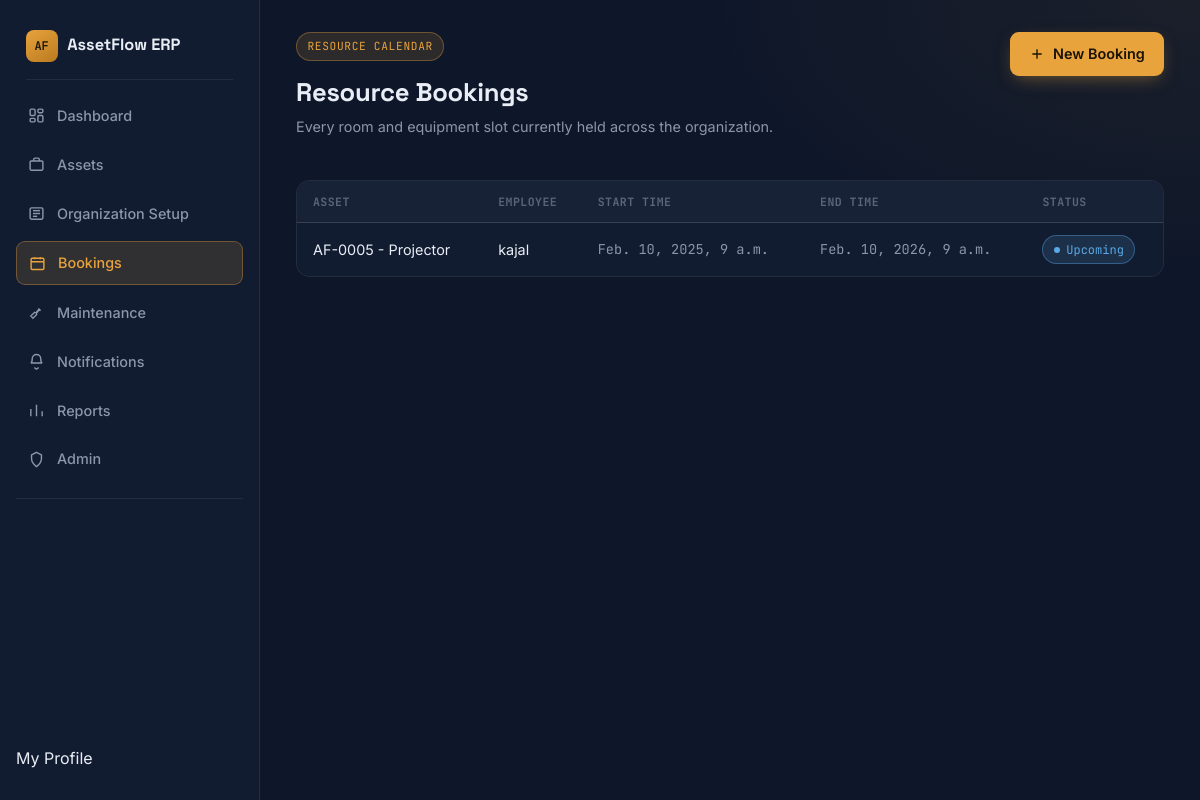
The app's page /bookings/, older data.
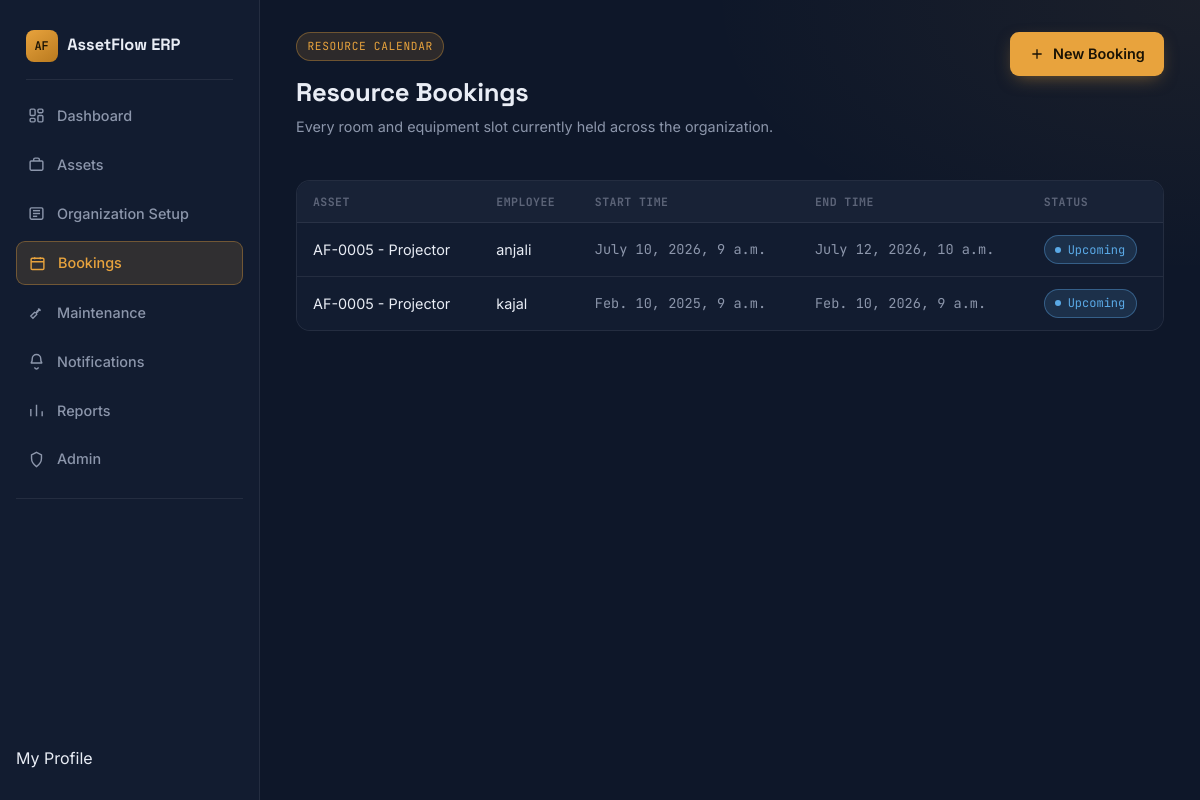
The same page, newer data.
### bookings/models.py (models this page shows, shortened)
class ResourceBooking(models.Model):
    STATUS_CHOICES = [
        ("Upcoming", "Upcoming"),
        ("Ongoing", "Ongoing"),
        ("Completed", "Completed"),
        ("Cancelled", "Cancelled"),
    ]
    asset = models.ForeignKey(
        Asset,
        on_delete=models.CASCADE
    )
    employee = models.ForeignKey(
        User,
        on_delete=models.CASCADE
    )
    start_time = models.DateTimeField()
    end_time = models.DateTimeField()
    purpose = models.TextField()
    status = models.CharField(
        max_length=20,
        choices=STATUS_CHOICES,
        default="Upcoming"
    )
    created_at = models.DateTimeField(auto_now_add=True)

### assets/models.py (models this page shows, shortened)
class Asset(models.Model):
    STATUS_CHOICES = [
        ("Available", "Available"),
        ("Allocated", "Allocated"),
        ("Reserved", "Reserved"),
        ("Under Maintenance", "Under Maintenance"),
        ("Lost", "Lost"),
        ("Retired", "Retired"),
        ("Disposed", "Disposed"),
    ]
    CONDITION_CHOICES = [
        ("Excellent", "Excellent"),
        ("Good", "Good"),
        ("Fair", "Fair"),
        ("Damaged", "Damaged"),
    ]
    asset_tag = models.CharField(
        max_length=20,
        unique=True,
        blank=True
    )
    name = models.CharField(max_length=150)
    category = models.ForeignKey(
        AssetCategory,
        on_delete=models.CASCADE
    )
    department = models.ForeignKey(
        Department,
        on_delete=models.SET_NULL,
        null=True,
        blank=True
    )
    serial_number = models.CharField(
        max_length=100,
        unique=True
    )
    acquisition_date = models.DateField()
    acquisition_cost = models.DecimalField(
        max_digits=10,
        decimal_places=2
    )
    location = models.CharField(max_length=100)
    condition = models.CharField(
        max_length=20,
        choices=CONDITION_CHOICES,
        default="Good"
    )
    status = models.CharField(
        max_length=30,
        choices=STATUS_CHOICES,
        default="Available"
    )
    shared_bookable = models.BooleanField(default=False)
    image = models.ImageField(
        upload_to="assets/",
        blank=True,
        null=True
    )
    def __str__(self):
        return f"{self.asset_tag} - {self.name}"

### bookings/views.py (the view)
# urls.py: path("", booking_list, name="booking_list"),
def booking_list(request):
    bookings = ResourceBooking.objects.all().order_by("-start_time")
    return render(
        request,
        "bookings/booking_list.html",
        {"bookings": bookings},
    )

### templates/bookings/booking_list.html (shortened to what this page needs)
{% extends "base.html" %}
{% block content %}
<div class="page-head">
    <div>
        <div class="eyebrow"><span>RESOURCE CALENDAR</span></div>
        <h2>Resource Bookings</h2>
        <p>Every room and equipment slot currently held across the organization.</p>
    </div>
    <a href="/bookings/new/" class="btn-new">
        <svg viewBox="0 0 24 24" fill="none" stroke-width="2"><path d="M12 5v14M5 12h14"/></svg>
        New Booking
    </a>
</div>
<div class="table-wrap">
    <table>
        <thead>
            <tr>
                <th>Asset</th>
                <th>Employee</th>
                <th>Start Time</th>
                <th>End Time</th>
                <th>Status</th>
            </tr>
        </thead>
        <tbody>
            {% for booking in bookings %}
            <tr>
                <td>{{ booking.asset }}</td>
                <td>{{ booking.employee }}</td>
                <td class="tag-mono">{{ booking.start_time }}</td>
                <td class="tag-mono">{{ booking.end_time }}</td>
                <td>
                    <span class="status-badge badge-{{ booking.status|slugify }}">
                        {{ booking.status }}
                    </span>
                </td>
            </tr>
            {% empty %}
            <tr class="empty-row">
                <td colspan="5">No bookings found</td>
            </tr>
            {% endfor %}
        </tbody>
    </table>
</div>
{% endblock %}

Row changes from the older to the newer data that the page shows:
added ResourceBooking: asset "AF-0005 - Projector", employee "anjali", start_time "July 10, 2026, 9 a.m.", end_time "July 12, 2026, 10 a.m.", status "Upcoming"
